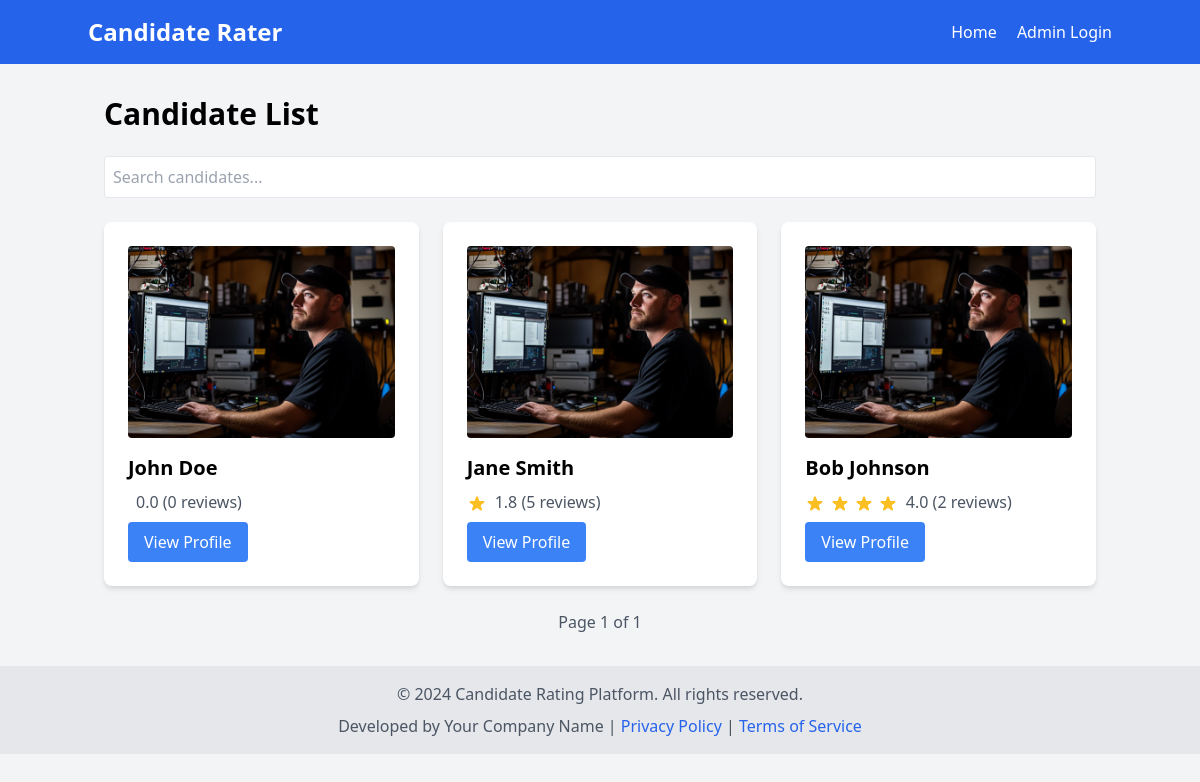
Before: / with the older database file.
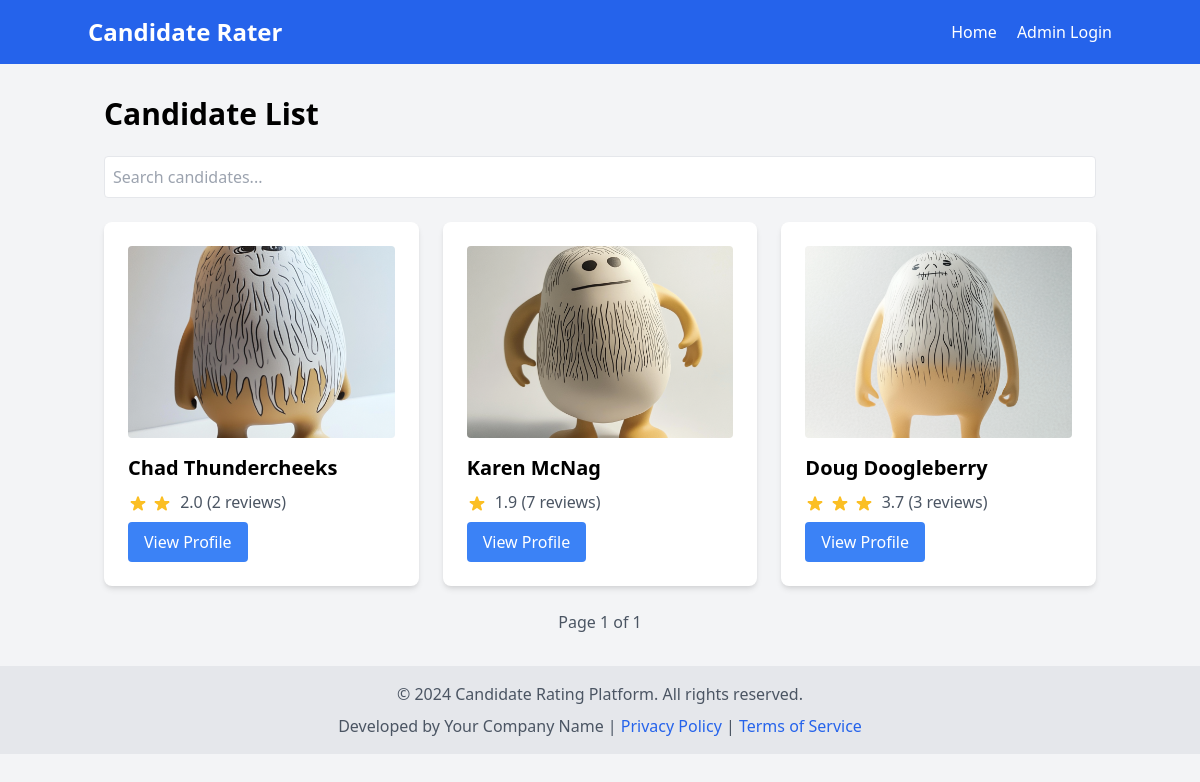
After: the same page with the newer database file.
### models.py (models this page shows)
class Candidate(db.Model):
    id = db.Column(db.Integer, primary_key=True)
    name = db.Column(db.String(100), nullable=False)
    bio = db.Column(db.Text, nullable=False)
    contact = db.Column(db.String(100), nullable=False)
    photo = db.Column(db.String(100), nullable=False)
    reviews = db.relationship('Review', backref='candidate', lazy=True)
    @property
    def average_rating(self):
        if len(self.reviews) == 0:
            return 0
        return sum(review.rating for review in self.reviews) / len(self.reviews)

class Review(db.Model):
    id = db.Column(db.Integer, primary_key=True)
    rating = db.Column(db.Integer, nullable=False)
    comment = db.Column(db.Text, nullable=True)
    created_at = db.Column(db.DateTime, default=datetime.utcnow)
    candidate_id = db.Column(db.Integer, db.ForeignKey('candidate.id'), nullable=False)

### main.py (the view)
@app.route('/')
def index():
    page = request.args.get('page', 1, type=int)
    search = request.args.get('search', '')
    candidates_query = Candidate.query.filter(Candidate.name.ilike(f'%{search}%')).order_by(Candidate.id)
    candidates_page = paginate(candidates_query, page, per_page=6)
    return render_template('index.html', candidates=candidates_page, search=search)

### utils.py (called while the page is built)
def paginate(query, page, per_page=20, error_out=True):
    if error_out and page < 1:
        abort(404)
    items = query.limit(per_page).offset((page - 1) * per_page).all()
    if not items and page != 1 and error_out:
        abort(404)
    total = query.count()
    class Pagination:
        def __init__(self, items, page, per_page, total):
            self.items = items
            self.page = page
            self.per_page = per_page
            self.total = total
        @property
        def pages(self):
            return (self.total + self.per_page - 1) // self.per_page
        @property
        def has_prev(self):
            return self.page > 1
        @property
        def has_next(self):
            return self.page < self.pages
    return Pagination(items, page, per_page, total)

### templates/index.html (shortened to what this page needs)
{% extends "base.html" %}
{% block content %}
<h1 class="text-3xl font-bold mb-6">Candidate List</h1>
<div class="mb-6">
    <input type="text" id="search" placeholder="Search candidates..." class="w-full p-2 border rounded" value="{{ search }}">
</div>
<div class="grid grid-cols-1 md:grid-cols-2 lg:grid-cols-3 gap-6" id="candidates-container">
    {% for candidate in candidates.items %}
    <div class="bg-white p-6 rounded-lg shadow-md">
        <img src="{{ url_for('static', filename='img/' + candidate.photo) }}" alt="{{ candidate.name }}" class="w-full h-48 object-cover mb-4 rounded">
        <h2 class="text-xl font-semibold mb-2">{{ candidate.name }}</h2>
        <div class="flex items-center mb-2">
            <div class="text-yellow-400 mr-2">
            </div>
            <span class="text-gray-600">{{ "%.1f"|format(candidate.average_rating) }} ({{ candidate.reviews|length }} reviews)</span>
        </div>
        <a href="{{ url_for('candidate', id=candidate.id) }}" class="inline-block bg-blue-500 text-white px-4 py-2 rounded hover:bg-blue-600">View Profile</a>
    </div>
    {% endfor %}
</div>
<div class="mt-6 flex justify-between items-center">
    <span class="text-gray-600">Page {{ candidates.page }} of {{ candidates.pages }}</span>
</div>
{% endblock %}

### templates/base.html (shortened to what this page needs)
<!DOCTYPE html>
<html lang="en">
<head>
    <link href="https://cdn.jsdelivr.net/npm/tailwindcss@2.2.19/dist/tailwind.min.css" rel="stylesheet">
    <link rel="stylesheet" href="{{ url_for('static', filename='css/styles.css') }}">
</head>
<body class="bg-gray-100">
    <nav class="bg-blue-600 p-4">
        <div class="container mx-auto flex justify-between items-center">
            <a href="{{ url_for('index') }}" class="text-white text-2xl font-bold">Candidate Rater</a>
            <div>
                <a href="{{ url_for('index') }}" class="text-white mr-4 hover:underline">Home</a>
                {% if 'admin_id' in session %}
                    <a href="{{ url_for('admin_dashboard') }}" class="text-white mr-4 hover:underline">Admin Dashboard</a>
                    <a href="{{ url_for('admin_logout') }}" class="text-white hover:underline">Logout</a>
                {% else %}
                    <a href="{{ url_for('admin_login') }}" class="text-white hover:underline">Admin Login</a>
                {% endif %}
            </div>
        </div>
    </nav>
    <main class="container mx-auto mt-8 px-4">
        {% block content %}{% endblock %}
    </main>
    <footer class="bg-gray-200 p-4 mt-8">
        <div class="container mx-auto text-center text-gray-600">
            <p>&copy; 2024 Candidate Rating Platform. All rights reserved.</p>
            <p class="mt-2">Developed by Your Company Name | <a href="#" class="text-blue-600 hover:underline">Privacy Policy</a> | <a href="#" class="text-blue-600 hover:underline">Terms of Service</a></p>
        </div>
    </footer>
</body>
</html>

Changed rows visible on the page:
removed Candidate: photo (picture), name "John Doe", average_rating "0.0", reviews|length "0"
removed Candidate: photo (picture), name "Jane Smith", {{ "%.1f"|format(candidate.average_rating) }} "1.8", reviews|length "5"
removed Candidate: photo (picture), name "Bob Johnson", {{ "%.1f"|format(candidate.average_rating) }} "4.0", reviews|length "2"
added Candidate: photo (picture), name "Chad Thundercheeks", reviews|length "2"
added Review: average_rating "2.0"
added Candidate: photo (picture), name "Karen McNag", {{ "%.1f"|format(candidate.average_rating) }} "1.9", reviews|length "7"
added Candidate: photo (picture), name "Doug Doogleberry", {{ "%.1f"|format(candidate.average_rating) }} "3.7", reviews|length "3"
